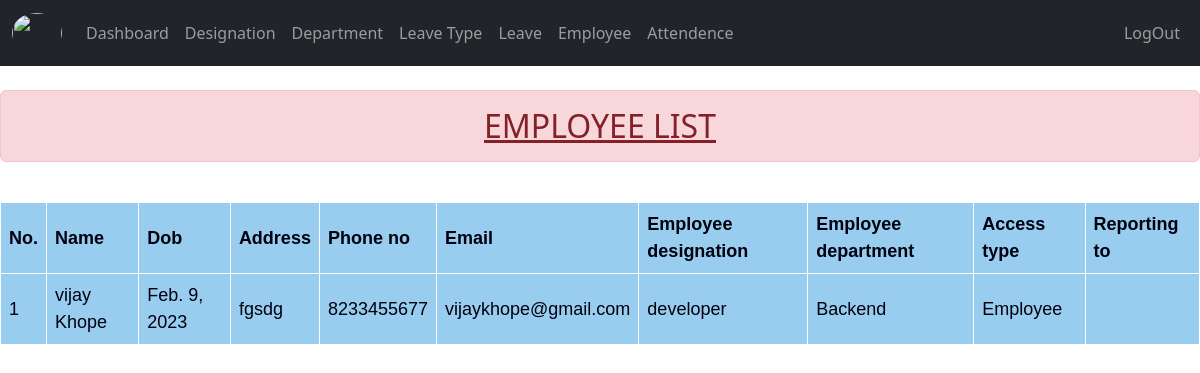
The page /useremployee_list/ (signed in) on the database its author committed.
### employee/models.py (models this page shows, shortened)
class Employee(models.Model):
    user = models.OneToOneField(User, on_delete=models.CASCADE,null=True,related_name='employee_user')
    first_name = models.CharField(max_length=100)
    last_name = models.CharField(max_length=100)
    dob = models.DateField()
    address = models.TextField()
    phone_no = models.BigIntegerField()
    email = models.EmailField()
    password = models.CharField(max_length=12)
    employee_designation = models.ForeignKey(designation,on_delete=models.CASCADE)
    employee_department = models.ForeignKey(department,on_delete=models.CASCADE)
    access_status = (
        ('A','Admin'),
        ('E','Employee')
    )
    acess_type = models.CharField(max_length=20,choices=access_status)
    reporting_to = models.ForeignKey('self',on_delete=models.CASCADE,blank=True,null=True)

class designation(models.Model):
    designation_name = models.CharField(max_length=100)
    def __str__(self):
        return self.designation_name

class department(models.Model):
    department_name = models.CharField(max_length=100)
    code = models.CharField(max_length=100)
    def __str__(self):
        return self.department_name

### employee/views.py (the view)
# urls.py: path('useremployee_list/',views.useremployee_list,name='useremployee_list'),
@login_required(login_url='/')
def useremployee_list(request):
    data = Employee.objects.all()
    return render(request,"employee folder/employee_list.html",{'data':data})

### templates/employee folder/employee_list.html (shortened to what this page needs)
{%extends 'base.html'%}
{%block content%}
<head>
</head>
<body class="list">
    <center>
        <h2 class="alert alert-danger"><u>EMPLOYEE LIST</u></h2>
    </center><br>
    <div class="col-sm-4-COL-56" style="margin-left:0%;">
  <table>
    <tr>
      <th>No.</th>
      <th>Name</th>
      <th>Dob</th>
      <th>Address</th>
      <th>Phone no</th>
      <th>Email</th>
      <th>Employee designation</th>
      <th>Employee department</th>
      <th>Access type</th>
      <th>Reporting to</th>
    </tr>
    <tr>
      {%for e_list in data%}
      <td>{{forloop.counter}}</td>
      <td>{{e_list.first_name}} {{e_list.last_name}}</td>
      <td>{{e_list.dob}}</td>
      <td>{{e_list.address}}</td>
      <td>{{e_list.phone_no}}</td>
      <td>{{e_list.email}}</td>
      <td>{{e_list.employee_designation}}</td>
      <td>{{e_list.employee_department}}</td>
      <td>{{e_list.get_acess_type_display}}</td>
      <td>{{e_list.reporting_to.first_name}}</td>
    </tr>
    {% endfor %}
  </table>
  </div>
  <br />
</body>
{%endblock%}

### templates/employee folder/employee_list.html (style rules this page uses)
table { font-family: arial, sans-serif; border-collapse: collapse; width: 100%; }
td, th { text-align: left; padding: 8px; color: rgb(1, 1, 14); font-size: large; }
.list { background-image: url('/static/image/dark2.webp'); background-repeat: no-repeat; background-attachment: fixed; background-size: cover; }
table, th, td { border: 1px solid white; border-collapse: collapse; }
th, td { background-color: #99cdf0; }

### rows shown on the page
Employee: first_name "vijay", last_name "Khope", dob "Feb. 9, 2023", address "fgsdg", phone_no "8233455677", email "vijaykhope@gmail.com", employee_designation "developer", employee_department "Backend", acess_type "Employee"
